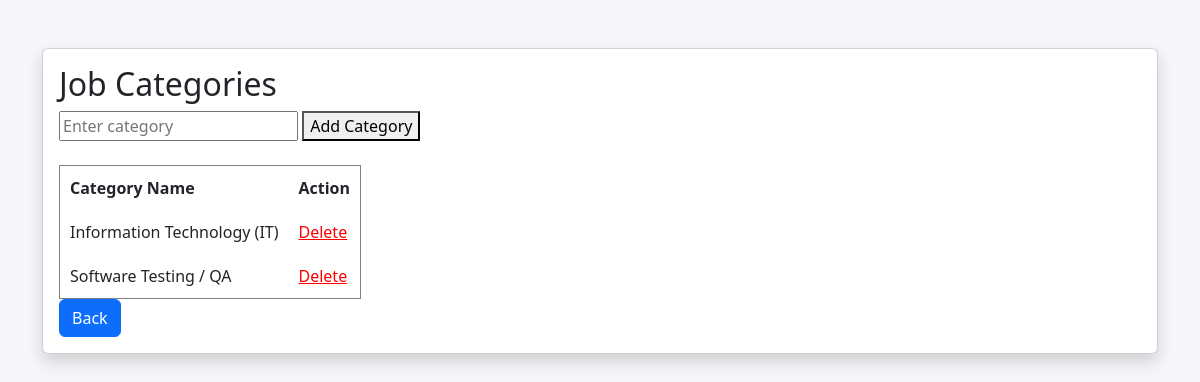
Before: /jobs/categories/ (signed in) with the older database file.
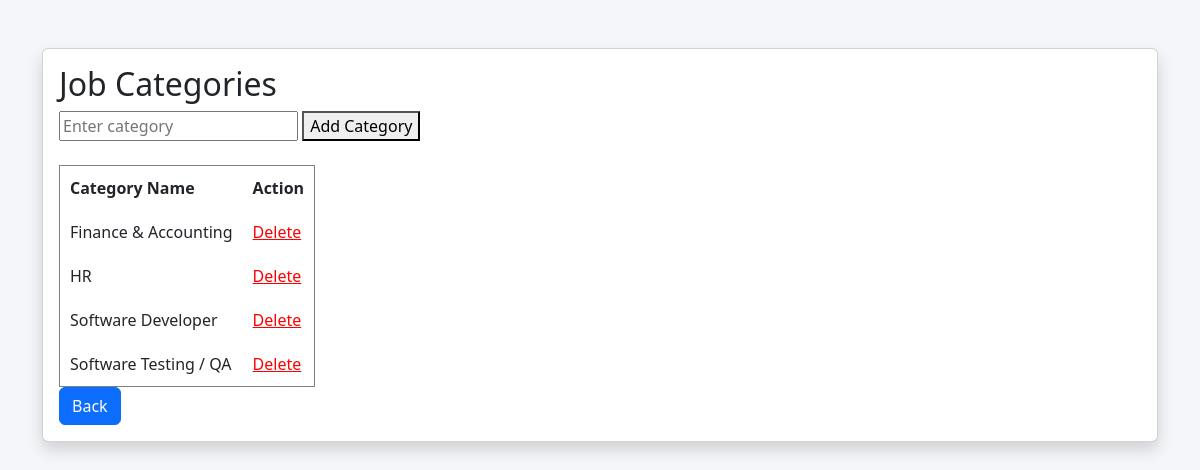
After: the same page with the newer database file.
### job/models.py (models this page shows, shortened)
class JobCategory(models.Model):
    name = models.CharField(max_length=100)

### job/views.py (the view)
# urls.py: path('categories/', views.category_list, name='category_list'),
def category_list(request):
    if not request.user.is_superuser:
        return redirect('/login')
    categories = JobCategory.objects.all().order_by('name')
    if request.method == "POST":
        name = request.POST.get("name")
        if name:
            JobCategory.objects.create(name=name)
            return redirect('category_list')
    return render(request, "job/categories.html", {
        "categories": categories
    })

### templates/job/categories.html (shortened to what this page needs)
{% load static %}
<!DOCTYPE html>
<html lang="en">
<head>
    <link href="https://cdn.jsdelivr.net/npm/bootstrap@5.3.3/dist/css/bootstrap.min.css" rel="stylesheet">
    <link rel="stylesheet" href="{% static 'css/jobapply.css' %}">
</head>
<body>
<div class="container mt-5">
    <div class="card shadow">
        <div class="card-body">
<h2>Job Categories</h2>
<form method="POST">
    <input type="text" name="name" placeholder="Enter category">
    <button type="submit">Add Category</button>
</form>
<br>
<table border="1" cellpadding="10">
    <tr>
        <th>Category Name</th>
        <th>Action</th>
    </tr>
    {% for cat in categories %}
    <tr>
        <td>{{ cat.name }}</td>
       <td><a href="{% url 'delete_category' cat.id %}"
       onclick="return confirm('Are you sure you want to delete this category?');"
       style="color:red;">
        Delete
    </a></td>
    </tr>
    {% endfor %}
</table>
<a class="btn btn-primary" href="/superadmin_dashboard">Back</a>
</div>
</div>
</body>
</html>

Changed rows visible on the page:
removed JobCategory: name "Information Technology (IT)"
added JobCategory: name "Finance & Accounting"
added JobCategory: name "HR"
added JobCategory: name "Software Developer"
